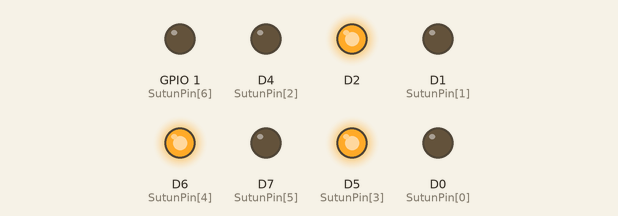
A sketch run on a simulated ESP8266 (NodeMCU). Shown: output pins drawn as LEDs (lit = HIGH).

Above: at 0.5 s.
At 18.0 s:
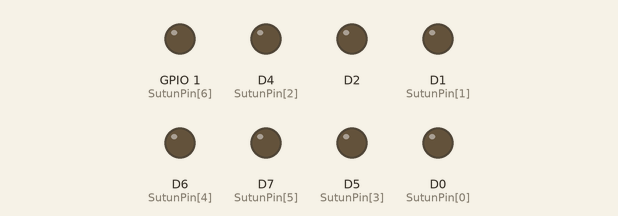
Timing chart, 0 to 26.0 s (numbered marks = the images above):
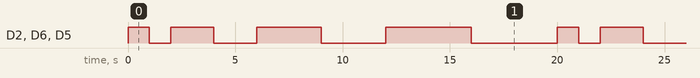

The sketch:

DENEYAP_L3_1_14_LedKup_1_2_3_4sn.ino
```cpp
/*  HAFTA 3 - UYGULAMA 1.14
    KONU: KUP LED
    Amac: 3X3' kup led katlari yakilir gorsel led solen yapilir.
*/
int SutunPin[9] = {D0,D1,D4,D5,D6,D7,D10,D11,D15};

void setup() {

  for(int i=0;i<9;i++){
    pinMode(SutunPin[i], OUTPUT);
    digitalWrite(SutunPin[i], LOW );
  }

  pinMode(D12, OUTPUT); //Kat 1
  pinMode(D13, OUTPUT); //Kat 2
  pinMode(D14, OUTPUT); //Kat 3
}

void loop() {

  /*
   * For dongusu sirali islemleri sayi arttirimlari gibi dongu islemleri yapar.
   * Buradaki for ile j=1 den baslayarak 5 e kadar(5 dahil degil) her dongu asamasinda j yi 1 arttirir.
   * Boylece delay(j*1000) sirayla 1*1000,2*1000,3*1000,4*1000 degerlerini almis olur.
   */
  for(int j=1;j<5;j++){
    digitalWrite(D12, HIGH );
    digitalWrite(D13, HIGH );
    digitalWrite(D14, HIGH );
    delay(j*1000);

    digitalWrite(D12, LOW );
    digitalWrite(D13, LOW );
    digitalWrite(D14, LOW );
    delay(j*1000);
  }
}
```

Measured:
- by itself, D2, D6 (SutunPin[4]), D5 (SutunPin[3]): repeats every 20.0 s: LOW 1.0 s, HIGH 2.0 s, LOW 2.0 s, HIGH 3.0 s, LOW 3.0 s, HIGH 4.0 s, LOW 4.0 s, HIGH 1.0 s
- by itself, everything shown: repeats every 20.0 s, in 8 steps
